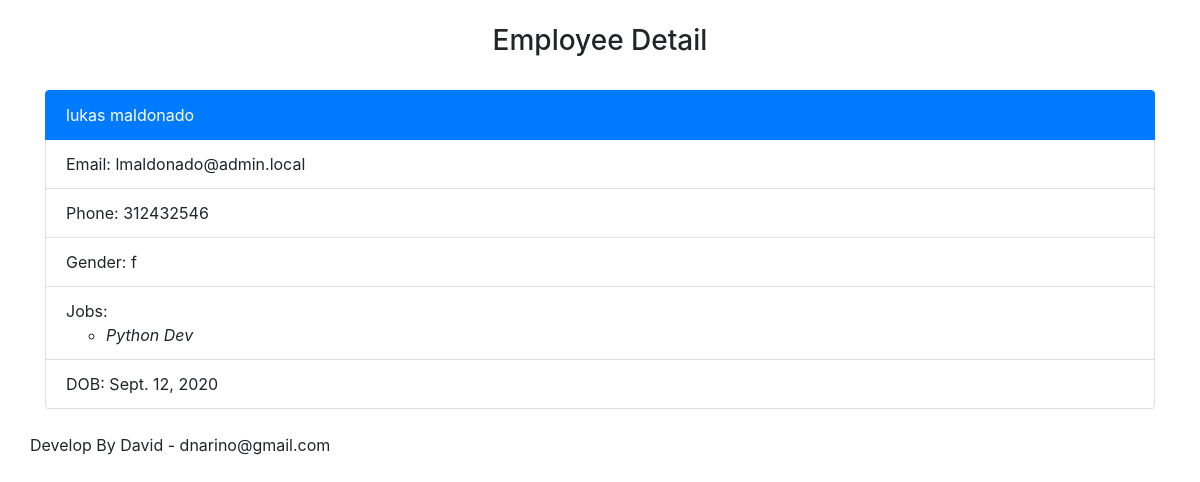
The app's page /employee_detail/3 with its own data.
### employees/models.py (models this page shows, shortened)
class Employee(models.Model):
    GENDER_CHOICES=[
        ('m','HOMBRE'),
        ('f','FEMENINO'),
    ]
    first_name=models.CharField(max_length=100)
    last_name=models.CharField(max_length=100)
    email_id=models.EmailField(max_length=255)
    phone_num=models.CharField(max_length=35)
    employee_gender=models.CharField(choices=GENDER_CHOICES, max_length=1)
    employee_address=models.TextField()
    employee_job=models.ManyToManyField('AvailableJobs', blank=True)
    date_of_birth= models.DateField()

class AvailableJobs(models.Model):
    name = models.CharField(max_length=100)

### employees/views.py (the view)
# urls.py: path('employee_detail/<int:employee_id>',views.employee_detail,name='employee_id'),
def employee_detail(request, employee_id):
    try:
        employee=Employee.objects.get(id=employee_id)
    except Employee.DoesNotExist:
        raise Http404('Employee Not Found')
    return render(request,'employee_detail.html',{'employee':employee})

### employees/templates/employee_detail.html
{% extends 'base.html.html' %}
{% block content %}
    <div class="container">
        <div class="row my-4">
            <div class="col-12 text-center">
                <h3>Employee Detail</h3>
            </div>
        </div>
        <div class="row my-4">
            <div class="col-12">
                <ul class="list-group">
                    <li class="list-group-item active">{{ employee.first_name }} {{ employee.last_name }}</li>
                    <li class="list-group-item">Email: {{ employee.email_id }}</li>
                    <li class="list-group-item">Phone: {{ employee.phone_num }}</li>
                    <li class="list-group-item">Gender: {{ employee.employee_gender }}</li>
                    <li class="list-group-item">Jobs:
                        {% for job in employee.employee_job.all %}
                            <ul>
                                <li><em>{{ job.name }}</em></li>
                            </ul>
                        {% endfor %}
                    </li>
                    <li class="list-group-item">DOB: {{ employee.date_of_birth }}</li>
                </ul>
            </div>
        </div>
    </div>
{% endblock %}

### records on screen
Employee: first_name "lukas", last_name "maldonado", email_id "lmaldonado@admin.local", phone_num "312432546", employee_gender "f", date_of_birth "Sept. 12, 2020"
AvailableJobs: name "Python Dev"
